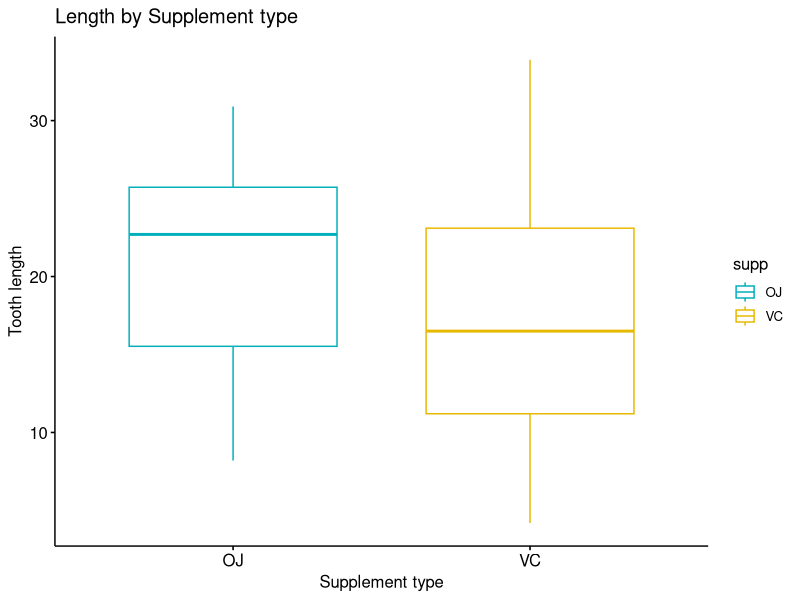

R code for this plot:
## ---- chunk 1
knitr::opts_chunk$set(echo = TRUE)
## ---- chunk 2
library(dplyr)
library(ggplot2)
library(knitr)
library(ggpubr)
## ---- chunk 3

data(ToothGrowth)
my_data <- ToothGrowth
## ---- chunk 4

# Checking data
str(my_data)
summary(my_data)

# Summary statistics by Supplement type:
group_by(my_data, supp) %>%
  summarise(
    count = n(),
    mean = mean(len, na.rm = TRUE),
    sd = sd(len, na.rm = TRUE)
  )

# Plotting length by Supplement type
ggboxplot(my_data, x = "supp", y = "len", 
          color = "supp", palette = c("#00AFBB", "#E7B800"),
          ylab = "Tooth length", xlab = "Supplement type") +
          ggtitle("Length by Supplement type") +
          scale_fill_discrete(name = "Supplement type") +
          theme(legend.position = "right")

## ---- chunk 5

# Performing a t-test
res <- t.test(len ~ supp, data = my_data, var.equal = TRUE)
res

